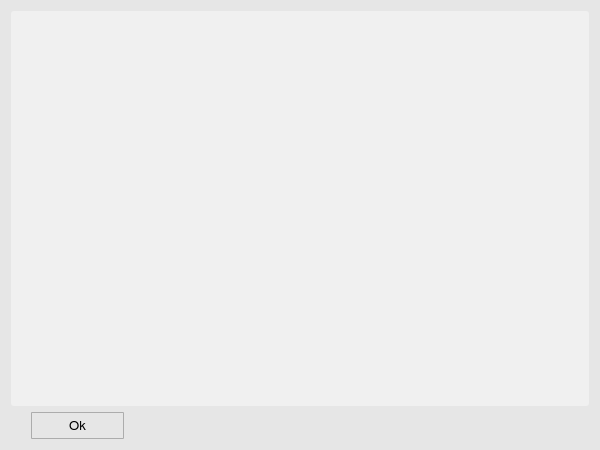
<?xml version="1.0" encoding="UTF-8"?>
<ui version="4.0">
 <class>Changelog</class>
 <widget class="QWidget" name="Changelog">
  <property name="geometry">
   <rect>
    <x>0</x>
    <y>0</y>
    <width>600</width>
    <height>450</height>
   </rect>
  </property>
  <property name="font">
   <font>
    <family>FreeSans</family>
    <pointsize>10</pointsize>
    <weight>50</weight>
    <bold>false</bold>
    <stylestrategy>PreferAntialias</stylestrategy>
    <kerning>true</kerning>
   </font>
  </property>
  <property name="windowTitle">
   <string>Changelog</string>
  </property>
  <property name="windowIcon">
   <iconset>
    <normaloff>icons/changelog_popup_icon.svg</normaloff>icons/changelog_popup_icon.svg</iconset>
  </property>
  <property name="styleSheet">
   <string notr="true">QWidget {
	background-color: rgb(230,230,230);
}

QScrollBar:vertical {
  border: 1px solid white;
  background-color: rgb(240, 240, 240);
  width: 20px;
  margin: 21px 0px 21px 0px;
}

QScrollBar:horizontal {
  border: 1px solid white;
  background-color: rgb(240, 240, 240);
  height: 20px;
  margin: 0px 21px 0px 21px;
}

QScrollBar::handle:vertical {
  background-color: rgb(205, 205, 205);
  min-height: 25px;
}

QScrollBar:handle:vertical:hover {
  background-color: rgb(167, 167, 167);
}

QScrollBar::handle:horizontal {
  background-color: rgb(205, 205, 205);
  min-width: 25px;
}

QScrollBar:handle:horizontal:hover {
  background-color: rgb(167, 167, 167);
}

QScrollBar::add-line:vertical {
  border-top: 1px solid rgb(240,240,240);
  border-left: 1px solid white;
  border-right: 1px solid white;
  border-bottom: 1px solid white;
  background-color: rgb(240, 240, 240);
  height: 20px;
  subcontrol-position: bottom;
  subcontrol-origin: margin;
}

QScrollBar::add-line:vertical:hover {
  background-color: rgb(219, 219, 219);
}

QScrollBar::sub-line:vertical {
  border-top: 1px solid white;
  border-left: 1px solid white;
  border-right: 1px solid white;
  border-bottom: 1px solid rgb(240,240,240);
  background-color: rgb(240, 240, 240);
  height: 20px;
  subcontrol-position: top;
  subcontrol-origin: margin;
}

QScrollBar::sub-line:vertical:hover {
  background-color: rgb(219, 219, 219);
}

QScrollBar::up-arrow:vertical {
  image: url(icons/up_arrow_icon.svg); 
  width: 16px;
  height: 16px;
}

QScrollBar::up-arrow:vertical:pressed {
  right: -1px;
  bottom: -1px;
}

QScrollBar::down-arrow:vertical {
  image: url(icons/down_arrow_icon.svg); 
  width: 16px;
  height: 16px;
}

QScrollBar::down-arrow:vertical:pressed {
  right: -1px;
  bottom: -1px;
}

QScrollBar::add-line:horizontal {
  border-top: 1px solid white;
  border-left: 1px solid rgb(240,240,240);
  border-right: 1px solid white;
  border-bottom: 1px solid white;
  background-color: rgb(240, 240, 240);
  width: 20px;
  subcontrol-position: right;
  subcontrol-origin: margin;
}

QScrollBar::add-line:horizontal:hover {
  background-color: rgb(219, 219, 219);
}

QScrollBar::sub-line:horizontal {
  border-top: 1px solid white;
  border-left: 1px solid white;
  border-right: 1px solid rgb(240,240,240);
  border-bottom: 1px solid white;
  background-color: rgb(240, 240, 240);
  width: 20px;
  subcontrol-position: left;
  subcontrol-origin: margin;
}

QScrollBar::sub-line:horizontal:hover {
  background-color: rgb(219, 219, 219);
}

QScrollBar::left-arrow:horizontal {
  image: url(icons/left_arrow_icon.svg); 
  width: 16px;
  height: 16px;
}

QScrollBar::left-arrow:horizontal:pressed {
  right: -1px;
  bottom: -1px;
}

QScrollBar::right-arrow:horizontal {
  image: url(icons/right_arrow_icon.svg); 
  width: 16px;
  height: 16px;
}

QScrollBar::right-arrow:horizontal:pressed {
  right: -1px;
  bottom: -1px;
}</string>
  </property>
  <layout class="QGridLayout" name="gridLayout">
   <item row="0" column="0">
    <widget class="QTextBrowser" name="lg_txBrower">
     <property name="font">
      <font>
       <family>FreeSans</family>
       <pointsize>9</pointsize>
       <stylestrategy>PreferAntialias</stylestrategy>
       <kerning>true</kerning>
      </font>
     </property>
     <property name="styleSheet">
      <string notr="true">QTextBrowser {
	border-radius: 3px;
    padding: 1px 4px 1px 4px;
	background-color:  rgb(240, 240, 240);
}

QScrollBar:vertical {
  border: 1px solid white;
  background-color: rgb(240, 240, 240);
  width: 20px;
  margin: 21px 0px 21px 0px;
}

QScrollBar:horizontal {
  border: 1px solid white;
  background-color: rgb(240, 240, 240);
  height: 20px;
  margin: 0px 21px 0px 21px;
}

QScrollBar::handle:vertical {
  background-color: rgb(205, 205, 205);
  min-height: 25px;
}

QScrollBar:handle:vertical:hover {
  background-color: rgb(167, 167, 167);
}

QScrollBar::handle:horizontal {
  background-color: rgb(205, 205, 205);
  min-width: 25px;
}

QScrollBar:handle:horizontal:hover {
  background-color: rgb(167, 167, 167);
}

QScrollBar::add-line:vertical {
  border-top: 1px solid rgb(240,240,240);
  border-left: 1px solid white;
  border-right: 1px solid white;
  border-bottom: 1px solid white;
  background-color: rgb(240, 240, 240);
  height: 20px;
  subcontrol-position: bottom;
  subcontrol-origin: margin;
}

QScrollBar::add-line:vertical:hover {
  background-color: rgb(219, 219, 219);
}

QScrollBar::sub-line:vertical {
  border-top: 1px solid white;
  border-left: 1px solid white;
  border-right: 1px solid white;
  border-bottom: 1px solid rgb(240,240,240);
  background-color: rgb(240, 240, 240);
  height: 20px;
  subcontrol-position: top;
  subcontrol-origin: margin;
}

QScrollBar::sub-line:vertical:hover {
  background-color: rgb(219, 219, 219);
}

QScrollBar::up-arrow:vertical {
  image: url(icons/up_arrow_icon.svg); 
  width: 16px;
  height: 16px;
}

QScrollBar::up-arrow:vertical:pressed {
  right: -1px;
  bottom: -1px;
}

QScrollBar::down-arrow:vertical {
  image: url(icons/down_arrow_icon.svg); 
  width: 16px;
  height: 16px;
}

QScrollBar::down-arrow:vertical:pressed {
  right: -1px;
  bottom: -1px;
}

QScrollBar::add-line:horizontal {
  border-top: 1px solid white;
  border-left: 1px solid rgb(240,240,240);
  border-right: 1px solid white;
  border-bottom: 1px solid white;
  background-color: rgb(240, 240, 240);
  width: 20px;
  subcontrol-position: right;
  subcontrol-origin: margin;
}

QScrollBar::add-line:horizontal:hover {
  background-color: rgb(219, 219, 219);
}

QScrollBar::sub-line:horizontal {
  border-top: 1px solid white;
  border-left: 1px solid white;
  border-right: 1px solid rgb(240,240,240);
  border-bottom: 1px solid white;
  background-color: rgb(240, 240, 240);
  width: 20px;
  subcontrol-position: left;
  subcontrol-origin: margin;
}

QScrollBar::sub-line:horizontal:hover {
  background-color: rgb(219, 219, 219);
}

QScrollBar::left-arrow:horizontal {
  image: url(icons/left_arrow_icon.svg); 
  width: 16px;
  height: 16px;
}

QScrollBar::left-arrow:horizontal:pressed {
  right: -1px;
  bottom: -1px;
}

QScrollBar::right-arrow:horizontal {
  image: url(icons/right_arrow_icon.svg); 
  width: 16px;
  height: 16px;
}

QScrollBar::right-arrow:horizontal:pressed {
  right: -1px;
  bottom: -1px;
}</string>
     </property>
     <property name="horizontalScrollBarPolicy">
      <enum>Qt::ScrollBarAlwaysOff</enum>
     </property>
     <property name="documentTitle">
      <string>Changelog</string>
     </property>
    </widget>
   </item>
   <item row="1" column="0">
    <layout class="QHBoxLayout" name="horizontalLayout">
     <item>
      <spacer name="horizontalSpacer">
       <property name="orientation">
        <enum>Qt::Horizontal</enum>
       </property>
       <property name="sizeType">
        <enum>QSizePolicy::Fixed</enum>
       </property>
       <property name="sizeHint" stdset="0">
        <size>
         <width>20</width>
         <height>20</height>
        </size>
       </property>
      </spacer>
     </item>
     <item>
      <widget class="QToolButton" name="lg_okButton">
       <property name="minimumSize">
        <size>
         <width>93</width>
         <height>27</height>
        </size>
       </property>
       <property name="maximumSize">
        <size>
         <width>93</width>
         <height>27</height>
        </size>
       </property>
       <property name="font">
        <font>
         <family>FreeSans</family>
         <pointsize>10</pointsize>
         <stylestrategy>PreferAntialias</stylestrategy>
         <kerning>true</kerning>
        </font>
       </property>
       <property name="styleSheet">
        <string notr="true">QToolButton {
	border: 1px solid #acacac;
	border-radius: 1px;
	background-color: qlineargradient(x1:0, y1:0, x2:0, y2:1,
									stop:0 #f0f0f0, stop:1 #e5e5e5);
}

QToolButton:hover {
	border: 1px solid #7eb4ea;
	border-radius: 1px;
	background-color: qlineargradient(x1:0, y1:0, x2:0, y2:1,
									stop:0 #ecf4fc, stop:1 #dcecfc);
}

QToolButton:pressed {
	border: 1px solid #579de5;
	border-radius: 1px;
	background-color: qlineargradient(x1:0, y1:0, x2:0, y2:1,
									stop:0 #daecfc, stop:1 #c4e0fc);
}</string>
       </property>
       <property name="text">
        <string>Ok</string>
       </property>
      </widget>
     </item>
     <item>
      <spacer name="horizontalSpacer_2">
       <property name="orientation">
        <enum>Qt::Horizontal</enum>
       </property>
       <property name="sizeHint" stdset="0">
        <size>
         <width>40</width>
         <height>20</height>
        </size>
       </property>
      </spacer>
     </item>
    </layout>
   </item>
  </layout>
 </widget>
 <resources/>
 <connections/>
</ui>
